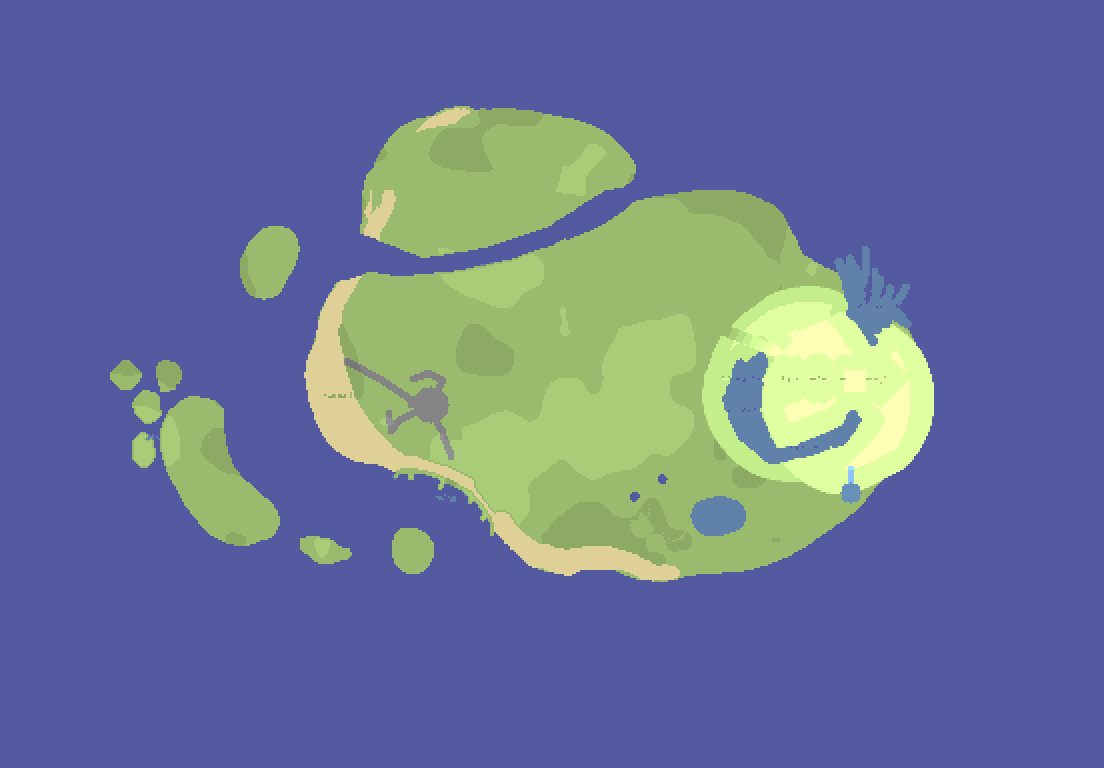
#> input picture art/terrain/draft-preview.png, 3312 x 2304 px, given in place of mSand_Alb.png, which was not available (shown at 1/3 size); the run also reads 1 picture not shown here
$ python build_ground.py
#> lines starting #> are read from the running program, lines starting #| are printed output that depends on the picture; pictures that were not available may be replaced by others from this repository, and a replacement may not be noted
#!/usr/bin/env python3
"""Our own ground and water textures (lane game/remodel-ground): they replace the ACNH dump's terrain, road and water
files the grid terrain drew (web/public/assets/acnh/{terrain,road,textures}), a takedown risk before the public launch.

Every texture is painted here from seeded noise, Voronoi cells and stamped strokes (numpy, scipy, Pillow): nothing is
copied or traced, and no outside texture or reference is read. Every frequency is a whole number of periods across the
tile and every stamp wraps, so each one tiles without a seam. A rebuild writes the same files.

  python3 art/terrain/build_ground.py

Writes web/public/assets/game/terrain/ (sizes as the dump files they replace, or smaller):
  grass-albedo.png     256  near-white multiplier over the season's grass (linear, like the quilt it stands in for)
  grass-normal.png     256  blades and clumps
  sand-albedo.png      256  grain, wind ripples, a few shell bits (the beach)
  soil-albedo.png      1024 greyscale, tinted by the season's soil: packed earth, crumbs, pebbles, hairline cracks
  soil-normal.png      256  crumbs and pebbles
  brick-albedo.png     256  basket-weave pavers
  brick-normal.png     256
  fringe.png           1024x32  the grass drape's blade mask (alpha only)
  sea-ripple.png       128  the water's ripple normal (max |rg| 0.69, under the 0.704 GridOcean.test.ts assumes)
  sea-glint.png        128  the sparkle sprite's soft mask

The plaza and road stone, the cliff grain, the boardwalk planks and the snow grain stay the dump's (David, row 314,
specs/art-direction-oct17.md: "I like the old subtle version"; lib/game/groundTextures.ts KEPT_DUMP): the painters
that made ours for them are in this file's history (e9d167c0).

Normal maps are OpenGL convention (green up), unit length, blue from the reconstructed z. Mean brightness of every
texture whose brightness the shaders use as is is matched to the dump file it replaces, so a swap changes the surface
detail, not the island's exposure.
"""
import os

import numpy as np
from PIL import Image
from scipy import ndimage
from scipy.spatial import cKDTree

HERE = os.path.dirname(os.path.abspath(__file__))
ROOT = os.path.abspath(os.path.join(HERE, "..", ".."))
PUB = os.path.join(ROOT, "web", "public")
OUT = os.path.join(PUB, "assets", "game", "terrain")
DUMP_TERRAIN = os.path.join(PUB, "assets", "acnh", "terrain")
DUMP_ROAD = os.path.join(PUB, "assets", "acnh", "road")
TAU = np.pi * 2


# ================================================================ colour
def to_lin(c):
    c = np.asarray(c, dtype=np.float64)
    return np.where(c <= 0.04045, c / 12.92, ((c + 0.055) / 1.055) ** 2.4)


def to_srgb(c):
    c = np.clip(np.asarray(c, dtype=np.float64), 0, 1)
    return np.where(c <= 0.0031308, c * 12.92, 1.055 * c ** (1 / 2.4) - 0.055)


def hexrgb(h):
    h = h.lstrip("#")
    return np.array([int(h[i:i + 2], 16) / 255 for i in (0, 2, 4)])


LUMA = np.array([0.2126, 0.7152, 0.0722])


def mean_lin_luma(path):
    """The mean linear luminance of a texture as the GPU samples an sRGB map (the shaders' luma reads)."""
    a = np.asarray(Image.open(path).convert("RGB"), dtype=np.float64) / 255
    return float((to_lin(a) @ LUMA).mean())


def mean_lin_rgb(path):
    a = np.asarray(Image.open(path).convert("RGB"), dtype=np.float64) / 255
    return to_lin(a).reshape(-1, 3).mean(0)


def match_luma(srgb, target):
    """Scale an sRGB image in linear light until its mean linear luminance is `target`."""
    lin = to_lin(np.clip(srgb, 0, 1))
    for _ in range(8):
        lin = np.clip(lin * (target / max(1e-6, float((lin @ LUMA).mean()))), 0, 1)
    return to_srgb(lin)


# [6 lines left out: function match_rgb, not called in this run]


# ================================================================ tileable noise
def _k(n):
    k = np.fft.fftfreq(n) * n
    return np.meshgrid(k, k)  # KX along columns (x), KY along rows (y)


def band(n, rng, f, bw=0.55, stretch=1.0, angle=0.0):
    """Band noise around `f` cycles per tile (log-Gaussian band), unit variance. `stretch` > 1 elongates the features
    along `angle` (radians from +x). Filtering the DFT keeps it periodic: it tiles exactly."""
    KX, KY = _k(n)
    c, s = np.cos(angle), np.sin(angle)
    u, v = c * KX + s * KY, -s * KX + c * KY
    r = np.hypot(u * stretch, v)
    r[0, 0] = 1e-6
    filt = np.exp(-0.5 * (np.log(r / f) / bw) ** 2)
    filt[0, 0] = 0
    out = np.real(np.fft.ifft2(np.fft.fft2(rng.standard_normal((n, n))) * filt))
    return (out - out.mean()) / (out.std() + 1e-12)


def fbm(n, rng, f0, octaves, gain=0.5, **kw):
    out, amp, tot = np.zeros((n, n)), 1.0, 0.0
    for i in range(octaves):
        if f0 * 2 ** i > n / 2:
            break
        out += amp * band(n, rng, f0 * 2 ** i, **kw)
        tot += amp * amp
        amp *= gain
    return out / np.sqrt(tot)


def blur(a, sigma):
    return ndimage.gaussian_filter(a, sigma, mode="wrap")


def downsample(a, k):
    """Box-filter by an integer factor (supersampled stamps to their final size)."""
    if a.ndim == 2:
        return a.reshape(a.shape[0] // k, k, a.shape[1] // k, k).mean(axis=(1, 3))
    return a.reshape(a.shape[0] // k, k, a.shape[1] // k, k, a.shape[2]).mean(axis=(1, 3))


def smoothstep(e0, e1, x):
    t = np.clip((x - e0) / (e1 - e0), 0, 1)
    return t * t * (3 - 2 * t)


# ================================================================ periodic Voronoi
def poisson(n, rng, r, tries=30, k=None):
    """Blue-noise points on the torus, at least `r` apart (Bridson), as (x, y) pixel coordinates."""
    cell = r / np.sqrt(2)
    g = int(np.ceil(n / cell))
    cell = n / g
    grid = -np.ones((g, g), dtype=int)
    pts = []

    def ok(p):
        gx, gy = int(p[0] / cell), int(p[1] / cell)
        for j in range(-2, 3):
            for i in range(-2, 3):
                q = grid[(gy + j) % g, (gx + i) % g]
                if q >= 0:
                    d = np.abs(np.asarray(pts[q]) - p)
                    d = np.minimum(d, n - d)
                    if d @ d < r * r:
                        return False
        return True

    def add(p):
        grid[int(p[1] / cell) % g, int(p[0] / cell) % g] = len(pts)
        pts.append(p)

    add(rng.random(2) * n)
    active = [0]
    while active and (k is None or len(pts) < k):
        a = active[rng.integers(len(active))]
        for _ in range(tries):
            ang, rad = rng.random() * TAU, r * (1 + rng.random())
            p = (np.asarray(pts[a]) + rad * np.array([np.cos(ang), np.sin(ang)])) % n
            if ok(p):
                add(p)
                active.append(len(pts) - 1)
                break
        else:
            active.remove(a)
    return np.array(pts)


def voronoi(n, pts, dx=None, dy=None):
    """Per pixel: the nearest site's index, the distance to it, and the distance to the nearest cell edge (exact for
    the bisector with the second-nearest site), on the torus; optionally sampled through a warp."""
    tree = cKDTree(pts % n, boxsize=n)
    yy, xx = np.mgrid[0:n, 0:n].astype(np.float64) + 0.5
    if dx is not None:
        xx, yy = xx + dx, yy + dy
    q = np.stack([(xx % n).ravel(), (yy % n).ravel()], 1)
    d, i = tree.query(q, k=2)
    c1, c2 = pts[i[:, 0]], pts[i[:, 1]]
    sep = c2 - c1
    sep -= n * np.round(sep / n)
    edge = (d[:, 1] ** 2 - d[:, 0] ** 2) / (2 * np.maximum(1e-6, np.hypot(sep[:, 0], sep[:, 1])))
    return i[:, 0].reshape(n, n), d[:, 0].reshape(n, n), edge.reshape(n, n)


# ================================================================ stamps (wrapping)
def region(n, x0, y0, x1, y1):
    xs = np.arange(int(np.floor(x0)), int(np.ceil(x1)) + 1)
    ys = np.arange(int(np.floor(y0)), int(np.ceil(y1)) + 1)
    return xs, ys, np.ix_(ys % n, xs % n)


def stamp_disc(field, x, y, r, value, mode="max", soft=1.0, profile="dome"):
    """A round bump (dome: a spherical cap; cone; flat) of radius r and height `value` at (x, y), wrapping; `mode` max
    keeps the higher of it and what is there, add adds it."""
    n = field.shape[0]
    xs, ys, ix = region(n, x - r - 2, y - r - 2, x + r + 2, y + r + 2)
    X, Y = np.meshgrid(xs + 0.5, ys + 0.5)
    d = np.hypot(X - x, Y - y) / r
    if profile == "dome":
        h = np.sqrt(np.clip(1 - d * d, 0, 1))
    elif profile == "cone":
        h = np.clip(1 - d, 0, 1)
    else:
        h = smoothstep(1 + soft / r, 1 - soft / r, d)
    h = h * value
    if mode == "max":
        field[ix] = np.maximum(field[ix], h)
    else:
        field[ix] += h


def segments_distance(X, Y, pts):
    """Distance from each (X, Y) to a polyline, and the curve parameter (0..1) of the nearest point."""
    best = np.full(X.shape, np.inf)
    tb = np.zeros(X.shape)
    m = len(pts) - 1
    for k in range(m):
        ax, ay = pts[k]
        bx, by = pts[k + 1]
        vx, vy = bx - ax, by - ay
        ll = vx * vx + vy * vy + 1e-9
        t = np.clip(((X - ax) * vx + (Y - ay) * vy) / ll, 0, 1)
        d = np.hypot(X - (ax + t * vx), Y - (ay + t * vy))
        sel = d < best
        best = np.where(sel, d, best)
        tb = np.where(sel, (k + t) / m, tb)
    return best, tb


# ================================================================ normals
def normal_map(h, strength):
    """Tangent-space normal (OpenGL, +green = up the image) from a height field in pixels: x = -dh/du, y = -dh/dv."""
    dhdx = (np.roll(h, -1, 1) - np.roll(h, 1, 1)) * 0.5
    dhdy_rows = (np.roll(h, -1, 0) - np.roll(h, 1, 0)) * 0.5  # down the image
    nx, ny = -dhdx * strength, dhdy_rows * strength  # v runs up the image
    nz = np.ones_like(h)
    ln = np.sqrt(nx * nx + ny * ny + nz * nz)
    return np.stack([nx / ln, ny / ln, nz / ln], -1)


def downsample_normal(nrm, k):
    v = downsample(nrm, k)
    return v / np.linalg.norm(v, axis=-1, keepdims=True)


def encode_normal(nrm):
    return np.clip(np.round((nrm * 0.5 + 0.5) * 255), 0, 255).astype(np.uint8)


def save(name, arr, mode=None):
    os.makedirs(OUT, exist_ok=True)
    a = arr if arr.dtype == np.uint8 else np.clip(np.round(arr * 255), 0, 255).astype(np.uint8)
    im = Image.fromarray(a, mode) if mode else Image.fromarray(a)
    path = os.path.join(OUT, name)
    im.save(path, optimize=True)
    print(f"{name}: {im.size[0]}x{im.size[1]} {im.mode}, {os.path.getsize(path) // 1024} KB")
    return path


# ================================================================ grass
def grass(n=256, ss=2, seed=7):
    """Lawn: clumps of blades radiating from their roots, loose blades between them, a matted layer under both. The
    blades are drawn into a height buffer (later ones win where they lie higher), so the normal map and the albedo
    agree blade for blade; the albedo is a near-white multiplier the season's grass colour is drawn through."""
    rng = np.random.default_rng(seed)
    N = n * ss
    H = blur(fbm(N, rng, 24, 4), 1.0) * 1.2  # matted thatch under the blades
    A = 0.7 + 0.05 * blur(fbm(N, rng, 40, 3), 0.8)  # its brightness: the gaps between blades read darker
    under = np.ones((N, N, 3)) * np.array([1.04, 1.0, 0.86])  # the thatch leans warm
    col = under * A[..., None]
    comb = np.array([np.cos(TAU * 0.25), np.sin(TAU * 0.25)])

    def blade(x, y, ang, length, width, rise, tone):
        # A gently curving blade: root (x, y), heading `ang`, bending sideways as it goes.
        bend = rng.normal(0, 0.35)
        pts = []
        for t in np.linspace(0, 1, 7):
            a = ang + bend * t
            pts.append((x + np.cos(a) * length * t, y + np.sin(a) * length * t))
        pts = np.array(pts)
        lo, hi = pts.min(0) - width - 2, pts.max(0) + width + 2
        xs, ys, ix = region(N, lo[0], lo[1], hi[0], hi[1])
        X, Y = np.meshgrid(xs + 0.5, ys + 0.5)
        d, t = segments_distance(X, Y, pts)
        hw = width * (1 - t) ** 0.75 + 0.35 * ss
        cross = d / hw
        inside = cross < 1
        # Height: the blade arches up from its root and droops to its tip, with a midrib crease across it.
        z = rise * np.sin(np.pi * np.clip(t, 0, 1) * 0.8) + 0.18 * rise + 0.55 * hw * (1 - cross)
        cur = H[ix]
        win = inside & (z > cur)
        H[ix] = np.where(win, z, cur)
        shade = (0.78 + 0.3 * t) * (1 - 0.08 * cross)  # darker at the root, lighter to the tip
        c = col[ix]
        c = np.where(win[..., None], (tone * shade[..., None]), c)
        col[ix] = c

    def tone():
        r = rng.random()
        if r < 0.06:
            return np.array([1.12, 1.04, 0.72])  # a dry blade
        if r < 0.38:
            return np.array([1.05, 1.03, 0.86])  # warm
        if r < 0.66:
            return np.array([0.93, 1.0, 1.0])  # cool
        return np.array([1.0, 1.02, 0.93])

    # Clumps, blue-noise placed so none clusters into a mark that repeats. A clump leans one way (the combing, give or
    # take) and its blades fan out round that: a tuft seen from above, not a star.
    centres = poisson(N, rng, 13 * ss)
    rng.shuffle(centres)
    up = np.arctan2(comb[1], comb[0])
    for cx, cy in centres:
        heading = up + rng.normal(0, 0.7)
        for _ in range(rng.integers(10, 19)):
            ang = heading + rng.normal(0, 0.75)
            r0 = rng.random() * 2.0 * ss
            blade(cx + np.cos(ang) * r0, cy + np.sin(ang) * r0, ang, rng.uniform(11, 21) * ss, rng.uniform(0.9, 1.3) * ss,
                  rng.uniform(5, 10) * ss, tone())
    # Loose blades between the clumps.
    for _ in range(int(N * N / (9 * ss) ** 2)):
        x, y = rng.random(2) * N
        ang = up + rng.normal(0, 1.1)
        blade(x, y, ang, rng.uniform(7, 14) * ss, rng.uniform(0.7, 1.1) * ss, rng.uniform(2, 6) * ss, tone())
    nrm = downsample_normal(normal_map(H, 0.55), ss)
    alb = downsample(col, ss)
    return alb, nrm, downsample(H, ss)


# ================================================================ sand
def speckle(img, rng, count, colours, size=(0.6, 1.4), alpha=(0.5, 0.9)):
    """Sprinkle soft round specks of the given colours (sRGB) over an RGB image, wrapping."""
    n = img.shape[0]
    for _ in range(count):
        x, y = rng.random(2) * n
        r = rng.uniform(*size)
        c = np.asarray(colours[rng.integers(len(colours))])
        xs, ys, ix = region(n, x - r - 1, y - r - 1, x + r + 1, y + r + 1)
        X, Y = np.meshgrid(xs + 0.5, ys + 0.5)
        w = smoothstep(r + 0.6, r - 0.6, np.hypot(X - x, Y - y)) * rng.uniform(*alpha)
        img[ix] = img[ix] * (1 - w[..., None]) + c * w[..., None]


def sand(n=256, seed=11):
    """Dry beach sand: grain at every scale, low wind ripples (stoss lit, lee shaded) that wander and fade out in
    patches, mineral specks, and a scatter of shell bits and grit. Ripple crests run on a slant whose wave vector is a
    whole number of cycles each way, so they tile."""
    rng = np.random.default_rng(seed)
    yy, xx = np.mgrid[0:n, 0:n].astype(np.float64)
    wobble = band(n, rng, 2.5, bw=0.4) * 0.6 + band(n, rng, 5, bw=0.4) * 0.12
    phase = ((3 * xx + 22 * yy) / n + wobble) % 1.0
    crest = np.where(phase < 0.7, phase / 0.7, (1 - phase) / 0.3)  # gentle stoss up, short steep lee down
    lee = np.clip((phase - 0.7) / 0.3, 0, 1) * (phase > 0.7)
    fade = smoothstep(-0.6, 0.8, band(n, rng, 6, bw=0.4))
    grain = blur(rng.standard_normal((n, n)), 0.45)
    grain = grain / grain.std()
    clusters = band(n, rng, 48, bw=0.5)
    mottling = band(n, rng, 12, bw=0.45)
    v = 1 + 0.09 * fade * (crest - 0.5) - 0.07 * fade * lee + 0.03 * grain + 0.022 * clusters + 0.015 * mottling
    base = hexrgb("#d8b071")
    img = base * v[..., None]
    # Wetter, finer sand settles in the troughs: a touch cooler there.
    img = img * (1 + 0.02 * ((crest - 0.5) * fade)[..., None] * np.array([1.0, 0.2, -0.9]))
    speckle(img, rng, 700, [hexrgb("#9c8463"), hexrgb("#b0966f"), hexrgb("#f1e3c4"), hexrgb("#f6ead0")], (0.45, 0.85), (0.3, 0.7))
    speckle(img, rng, 60, [hexrgb("#f4e9da"), hexrgb("#efd6cc"), hexrgb("#e9dcc0")], (1.0, 1.8), (0.6, 0.9))  # shell bits
    speckle(img, rng, 45, [hexrgb("#9b8a72"), hexrgb("#857565")], (0.9, 1.5), (0.6, 0.9))  # grit
    return img


# ================================================================ soil
def pebble(rng, r):
    """A pebble's height (0 outside): a squashed dome with a lumpy outline, in a small square patch."""
    m = int(np.ceil(r * 2.6)) | 1
    yy, xx = np.mgrid[0:m, 0:m].astype(np.float64) - m // 2
    ang = rng.random() * TAU
    c, s_ = np.cos(ang), np.sin(ang)
    u, v = (c * xx + s_ * yy) / (r * rng.uniform(1.0, 1.35)), (-s_ * xx + c * yy) / r
    th = np.arctan2(v, u)
    rim = 1 + 0.12 * np.sin(th * 3 + rng.random() * TAU) + 0.07 * np.sin(th * 5 + rng.random() * TAU)
    d = np.hypot(u, v) / rim
    return np.sqrt(np.clip(1 - d * d, 0, 1)) ** 0.8


def soil(n=1024, seed=31):
    """A packed earth path seen close (greyscale; the season's soil colour tints it): fine grain, crumbs and small
    clods, pebbles bedded in it with a little shade round each, and hairline drying cracks here and there. Everything
    is spread evenly (blue-noise placed), so no one pebble marks the repeat."""
    rng = np.random.default_rng(seed)
    grain = blur(rng.standard_normal((n, n)), 0.7)
    v = 1 + 0.045 * grain / grain.std() + 0.035 * band(n, rng, 90, bw=0.5) + 0.03 * band(n, rng, 24, bw=0.5) + 0.02 * band(n, rng, 9, bw=0.4)
    # Crumbs: small irregular lumps, some darker (damp clods), some lighter (dry grit).
    crumbs = np.zeros((n, n))
    for _ in range(5200):
        x, y = rng.random(2) * n
        stamp_disc(crumbs, x, y, rng.uniform(1.2, 3.4), rng.choice([-1.0, 1.0]) * rng.uniform(0.4, 1.0), mode="add", profile="cone")
    v += 0.07 * crumbs
    # Pebbles bedded in it: irregular rounded outlines, lit from the upper left, a little shade round each.
    shade = np.zeros((n, n))
    peb = np.zeros((n, n))
    tone = np.ones((n, n))
    for x, y in poisson(n, rng, 40):
        r = rng.uniform(3.5, 9.5)
        p = pebble(rng, r)
        m = p.shape[0]
        ys_, xs_ = np.arange(m) + int(y) - m // 2, np.arange(m) + int(x) - m // 2
        ix = np.ix_(ys_ % n, xs_ % n)
        stamp_disc(shade, x + 0.8, y + 1.1, r * 1.5, 1.0, mode="max", profile="cone")
        inside = p > 0
        peb[ix] = np.where(inside, p, peb[ix])
        tone[ix] = np.where(inside, rng.choice([1.14, 1.08, 0.9, 1.2, 0.82]), tone[ix])
    lit = np.clip((np.roll(peb, 1, 0) - np.roll(peb, -1, 0) + np.roll(peb, 1, 1) - np.roll(peb, -1, 1)) * 1.2, -1, 1)
    v = np.where(peb > 0.03, tone * (0.92 + 0.1 * peb - 0.16 * lit) + 0.03 * grain / grain.std(), v * (1 - 0.18 * shade))
    # Drying cracks: short jagged runs along the edges of big cells, only in patches.
    pts = poisson(n, rng, 170)
    dx, dy = band(n, rng, 6) * 9 + band(n, rng, 70) * 1.6, band(n, rng, 6) * 9 + band(n, rng, 70) * 1.6
    _, _, edge = voronoi(n, pts, dx, dy)
    crack = smoothstep(1.6, 0.5, edge) * smoothstep(0.35, 0.9, band(n, rng, 7, bw=0.4))
    v *= 1 - 0.3 * crack * (peb < 0.03)
    return v


# [120 lines left out: functions soil_normal, brick, fringe, sea_ripple, sea_glint, not called in this run]


# ================================================================ main
def main():
    alb, nrm, h = grass()
    # The quilt's mean (lib/game/grassTexture.ts: tones 0.87-1.0 x (232|250|218)/255): the lawn's colour is unchanged.
    for _ in range(8):
        alb = np.clip(alb * (np.array([0.855, 0.92, 0.80]) / alb.reshape(-1, 3).mean(0)), 0, 1)
    save("grass-albedo.png", alb)
#> in save, `im = Image.fromarray(a, mode) if mode else Image.fromarray(a)`:
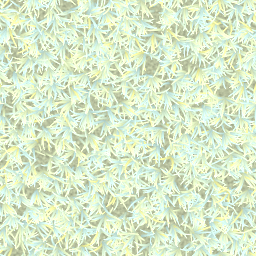
#> im: PIL image 256x256 RGB; mean R, G, B 218, 234.6, 204
#| grass-albedo.png: 256x256 RGB, 148 KB
    save("grass-normal.png", encode_normal(nrm))
#> call 2 of save, with name = 'grass-normal.png'
#> in save (call 2), `im = Image.fromarray(a, mode) if mode else Image.fromarray(a)`:
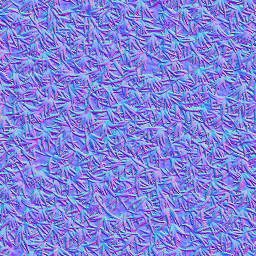
#> im: PIL image 256x256 RGB; mean R, G, B 127.7, 130.8, 221.7
#| grass-normal.png: 256x256 RGB, 182 KB
    # The beach shader reads the sand's luminance (GridTerrain island-sand-detail), the soil its grain: same exposure.
    save("sand-albedo.png", match_luma(sand(), mean_lin_luma(os.path.join(DUMP_TERRAIN, "mSand_Alb.png"))))
#> in to_lin (call 2), `c = np.asarray(c, dtype=np.float64)`:
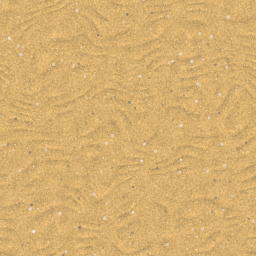
#> c: shape (256, 256, 3) float64; mean R, G, B 0.843, 0.688, 0.444
#> in to_lin (call 2), `return np.where(c <= 0.04045, c / 12.92, ((c + 0.055) / 1.055) ** 2.4)`:
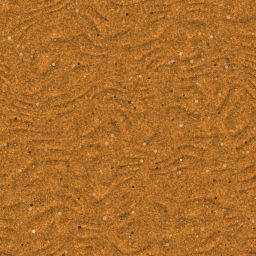
#> returned value: shape (256, 256, 3) float64; mean of channels 0, 1, 2 0.681, 0.432, 0.167; drawn as R, G, B
#> in match_luma, `lin = to_lin(np.clip(srgb, 0, 1))`:
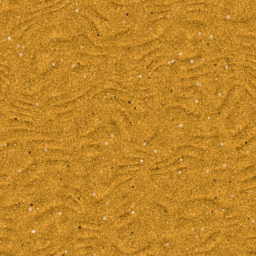
#> srgb: shape (256, 256, 3) float64; mean of channels 0, 1, 2 0.843, 0.688, 0.444; drawn with min black and max white
#> the loop in match_luma, `for _ in range(8):` made 8 passes
#> pass 1, in match_luma, `lin = np.clip(lin * (target / max(1e-6, float((lin @ LUMA).mean()))), ..`:
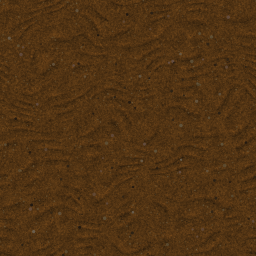
#> lin: shape (256, 256, 3) float64; mean of channels 0, 1, 2 0.317, 0.201, 0.0777; drawn as R, G, B
#> in to_srgb, `return np.where(c <= 0.0031308, c * 12.92, 1.055 * c ** (1 / 2.4) - 0...`:
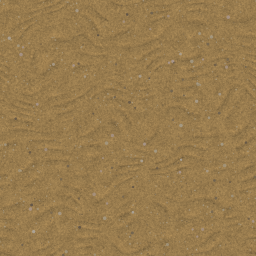
#> returned value: shape (256, 256, 3) float64; mean of channels 0, 1, 2 0.598, 0.485, 0.308; drawn as R, G, B
#| sand-albedo.png: 256x256 RGB, 93 KB
    v = soil()
    soil_lin = to_lin(np.clip(v * 0.85, 0, 1))
    soil_lin *= mean_lin_rgb(os.path.join(DUMP_ROAD, "mRoadSoil_Alb.png")).mean() / soil_lin.mean()
    save("soil-albedo.png", to_srgb(soil_lin), "L")
    save("soil-normal.png", encode_normal(soil_normal()))
    col, h = brick()
    save("brick-albedo.png", match_rgb(col, mean_lin_rgb(os.path.join(DUMP_ROAD, "mRoadBrick_Alb.png"))))
    save("brick-normal.png", encode_normal(normal_map(h, 0.6)))
    save("fringe.png", fringe(), "RGBA")
    save("sea-ripple.png", encode_normal(sea_ripple()))
    save("sea-glint.png", sea_glint(), "RGBA")


if __name__ == "__main__":
#> (the run stopped early here; a loop or call above may not have finished)
